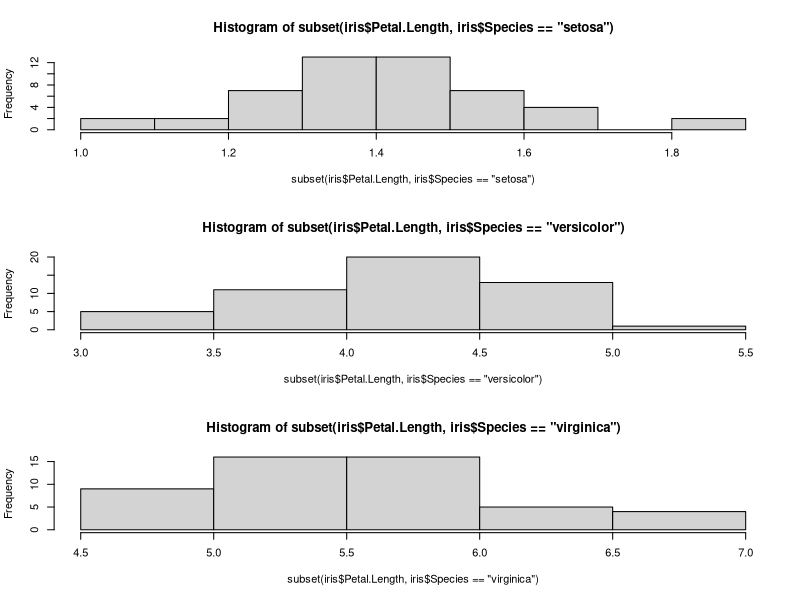
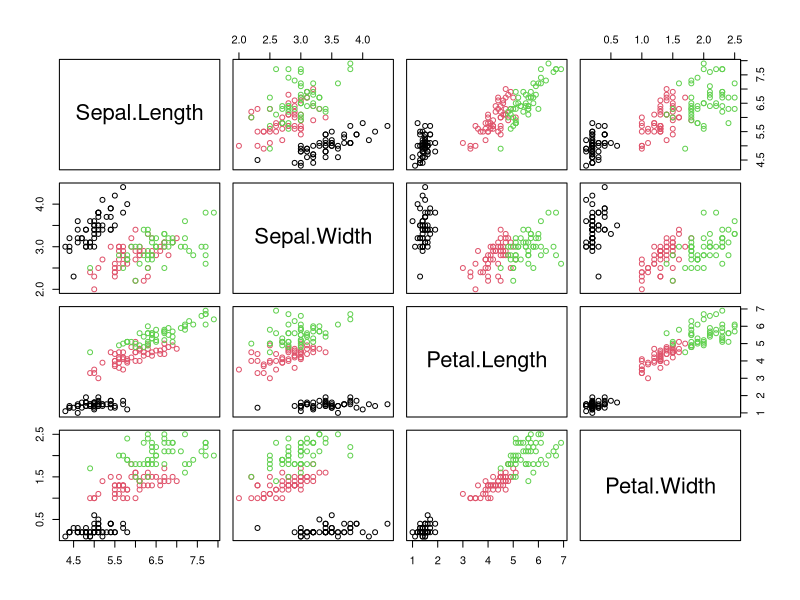
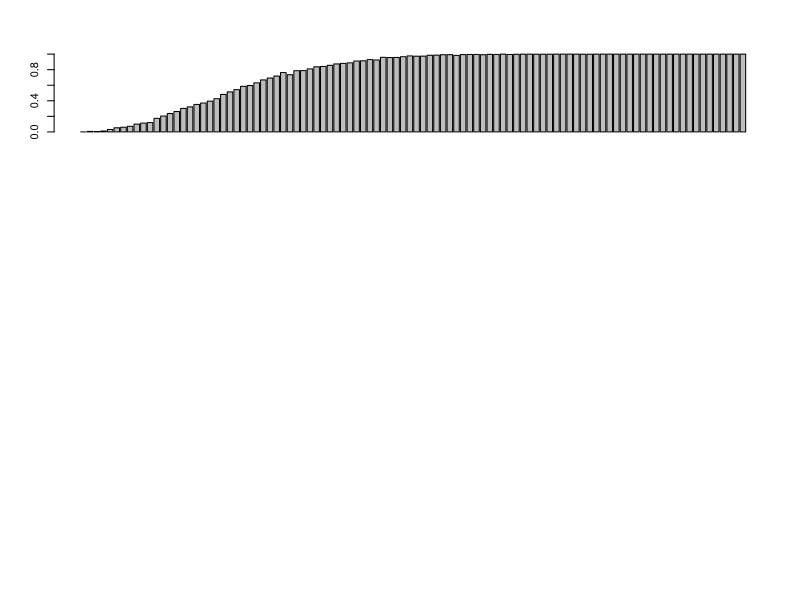

The R script that drew these images, in order:
## ---- chunk 1
knitr::opts_chunk$set(echo = TRUE) # Code wird ausgegeben
## ---- chunk 2

sapply(iris[c(1,2,3,4)], mean)

sapply(iris[c(1,2,3,4)], median)

sapply(iris[c(1,2,3,4)], var)

sapply(iris[c(1,2,3,4)], min)

sapply(iris[c(1,2,3,4)], max)

table(iris$Species)


## ---- chunk 3

sapply(subset(iris[c(1,2,3,4)],iris$Species=="setosa"), mean)
sapply(subset(iris[c(1,2,3,4)],iris$Species=="setosa"), median)
sapply(subset(iris[c(1,2,3,4)],iris$Species=="setosa"), var)
sapply(subset(iris[c(1,2,3,4)],iris$Species=="setosa"), min)
sapply(subset(iris[c(1,2,3,4)],iris$Species=="setosa"), max)

sapply(subset(iris[c(1,2,3,4)],iris$Species=="versicolor"), mean)
sapply(subset(iris[c(1,2,3,4)],iris$Species=="versicolor"), median)
sapply(subset(iris[c(1,2,3,4)],iris$Species=="versicolor"), var)
sapply(subset(iris[c(1,2,3,4)],iris$Species=="versicolor"), min)
sapply(subset(iris[c(1,2,3,4)],iris$Species=="versicolor"), max)

sapply(subset(iris[c(1,2,3,4)],iris$Species=="virginica"), mean)
sapply(subset(iris[c(1,2,3,4)],iris$Species=="virginica"), median)
sapply(subset(iris[c(1,2,3,4)],iris$Species=="virginica"), var)
sapply(subset(iris[c(1,2,3,4)],iris$Species=="virginica"), min)
sapply(subset(iris[c(1,2,3,4)],iris$Species=="virginica"), max)

## ---- chunk 4

#plot
#(data$height, data$weight, col = data$name, pch = 19,
#xlab = "Größe", ylab = "Gewicht")
#legend("bottomright", legend = data$name, col = 1:3, pch = 19)

par(mfrow = c(3, 1))
hist(subset(iris$Petal.Length,iris$Species=="setosa"))
hist(subset(iris$Petal.Length,iris$Species=="versicolor"))
hist(subset(iris$Petal.Length,iris$Species=="virginica"))

## ---- chunk 5

plot(subset(iris[c(1,2,3,4)]), col=iris$Species)

## ---- chunk 6
Geburtstag <- function(Studierende, n = 1000) {
  ns <- local(1000) #Versuchsvektor (Logical)
  xs <- numeric(Studierende) #Geburtstagsvektor
  for (i in 1:n) { ## 1000 Versuche
    for (k in 1:Studierende) { ## Für alle Studierenden:
      x <- sample(1:365, 1) ##Wähle zufällig ein Geburtsdatum
      xs[k] <- x #und befülle den Geburtstagsvektor
    }
    bool <- any(duplicated(xs)) #Trage für den Versuch TRUE oder FALSE ein
    ns[i] <- bool #Befülle den Versuchsvektor
  }
  return(sum(ns, na.rm=TRUE) / n) #Gib Wahrscheinlichkeit bei 1000 Versuchen zurück
}

set.seed(2018) #Damit sich die "random" Ergebnisse wiederholen
Geburtstag(31)
## ---- chunk 7
DiagrammHelper <- function(Studierende) {
  ns <- numeric(Studierende) #Versuchsvektor
  for (i in 1:Studierende) {
    ns[i] <- Geburtstag(i) 
  }
  return(ns)
}
set.seed(2018)
barplot(DiagrammHelper(100))
  
## ---- chunk 8
piHat <- function(n){
 
   
}
## ---- chunk 9

